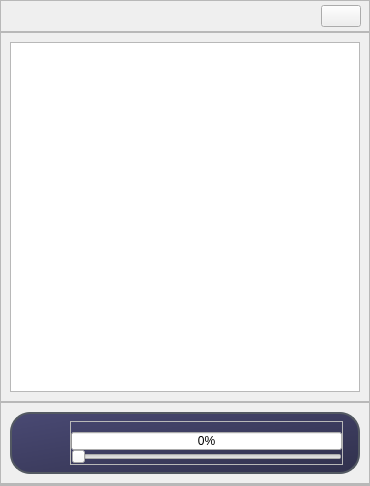
                             <widget class="QWidget" name="graphics_widget" native="true">
                              <property name="styleSheet">
                               <string notr="true">QWidget #graphics_widget{
background-color: rgb(49, 49, 77);
border-radius:10px;
border: 1px solid;
border-color: rgb(83, 89, 98);
}</string>
                              </property>
                              <layout class="QVBoxLayout" name="verticalLayout_14">
                               <property name="spacing">
                                <number>0</number>
                               </property>
                               <property name="leftMargin">
                                <number>0</number>
                               </property>
                               <property name="topMargin">
                                <number>0</number>
                               </property>
                               <property name="rightMargin">
                                <number>0</number>
                               </property>
                               <property name="bottomMargin">
                                <number>0</number>
                               </property>
                               <item alignment="Qt::AlignTop">
                                <widget class="QFrame" name="frame_14">
                                 <property name="styleSheet">
                                  <string notr="true">QFrame #frame_14{
background-color: qlineargradient(spread:pad, x1:0, y1:0, x2:1, y2:1, stop:0 rgba(35, 39, 46, 255), stop:0.521368 rgba(29, 32, 38, 255));
border-top-left-radius:10px;
border-top-right-radius:10px;
border: 1px solid;
border-color: rgb(83, 89, 98);
border-bottom-color: transparent;
}</string>
                                 </property>
                                 <property name="frameShape">
                                  <enum>QFrame::StyledPanel</enum>
                                 </property>
                                 <property name="frameShadow">
                                  <enum>QFrame::Raised</enum>
                                 </property>
                                 <layout class="QHBoxLayout" name="horizontalLayout_18">
                                  <property name="leftMargin">
                                   <number>12</number>
                                  </property>
                                  <property name="topMargin">
                                   <number>4</number>
                                  </property>
                                  <property name="rightMargin">
                                   <number>8</number>
                                  </property>
                                  <property name="bottomMargin">
                                   <number>4</number>
                                  </property>
                                  <item>
                                   <widget class="QLabel" name="csv_name">
                                    <property name="font">
                                     <font>
                                      <pointsize>9</pointsize>
                                     </font>
                                    </property>
                                    <property name="text">
                                     <string>&lt;html&gt;&lt;head/&gt;&lt;body&gt;&lt;p&gt;&lt;span style=&quot; font-size:10pt; color:#ececec;&quot;/&gt;&lt;/p&gt;&lt;/body&gt;&lt;/html&gt;</string>
                                    </property>
                                   </widget>
                                  </item>
                                  <item alignment="Qt::AlignRight">
                                   <widget class="QPushButton" name="open_csv_btn">
                                    <property name="toolTip">
                                     <string>Open</string>
                                    </property>
                                    <property name="styleSheet">
                                     <string notr="true"/>
                                    </property>
                                    <property name="text">
                                     <string/>
                                    </property>
                                    <property name="icon">
                                     <iconset resource="../rsc.qrc">
                                      <normaloff>:/icons/icons/folder.svg</normaloff>:/icons/icons/folder.svg</iconset>
                                    </property>
                                    <property name="iconSize">
                                     <size>
                                      <width>18</width>
                                      <height>18</height>
                                     </size>
                                    </property>
                                   </widget>
                                  </item>
                                 </layout>
                                </widget>
                               </item>
                               <item>
                                <widget class="QFrame" name="frame_11">
                                 <property name="styleSheet">
                                  <string notr="true">QFrame #frame_11{
background-color: qlineargradient(spread:pad, x1:0, y1:0, x2:1, y2:1, stop:0 rgba(22, 22, 36, 255), stop:0.521368 rgba(19, 19, 30, 255));
border: 1px solid;
border-color: rgb(83, 89, 98);
border-top-color: transparent;
border-bottom-color: transparent;
}</string>
                                 </property>
                                 <property name="frameShape">
                                  <enum>QFrame::StyledPanel</enum>
                                 </property>
                                 <property name="frameShadow">
                                  <enum>QFrame::Raised</enum>
                                 </property>
                                 <layout class="QVBoxLayout" name="verticalLayout_12">
                                  <item>
                                   <widget class="QGraphicsView" name="graphics_view">
                                    <property name="sizePolicy">
                                     <sizepolicy hsizetype="Preferred" vsizetype="Expanding">
                                      <horstretch>0</horstretch>
                                      <verstretch>0</verstretch>
                                     </sizepolicy>
                                    </property>
                                    <property name="minimumSize">
                                     <size>
                                      <width>350</width>
                                      <height>350</height>
                                     </size>
                                    </property>
                                    <property name="styleSheet">
                                     <string notr="true"/>
                                    </property>
                                    <property name="verticalScrollBarPolicy">
                                     <enum>Qt::ScrollBarAlwaysOff</enum>
                                    </property>
                                    <property name="horizontalScrollBarPolicy">
                                     <enum>Qt::ScrollBarAlwaysOff</enum>
                                    </property>
                                    <property name="sizeAdjustPolicy">
                                     <enum>QAbstractScrollArea::AdjustToContents</enum>
                                    </property>
                                    <property name="resizeAnchor">
                                     <enum>QGraphicsView::AnchorViewCenter</enum>
                                    </property>
                                   </widget>
                                  </item>
                                 </layout>
                                </widget>
                               </item>
                               <item>
                                <widget class="QFrame" name="frame_7">
                                 <property name="styleSheet">
                                  <string notr="true">QFrame #frame_7{
background-color: qlineargradient(spread:pad, x1:0, y1:0, x2:1, y2:1, stop:0 rgba(35, 39, 46, 255), stop:0.521368 rgba(29, 32, 38, 255));
border-bottom-left-radius:10px;
border-bottom-right-radius:10px;
border: 1px solid;
border-color: rgb(83, 89, 98);
border-top-color: transparent;
}</string>
                                 </property>
                                 <property name="frameShape">
                                  <enum>QFrame::StyledPanel</enum>
                                 </property>
                                 <property name="frameShadow">
                                  <enum>QFrame::Raised</enum>
                                 </property>
                                 <layout class="QHBoxLayout" name="horizontalLayout_12">
                                  <item>
                                   <widget class="QFrame" name="frame_10">
                                    <property name="styleSheet">
                                     <string notr="true">QFrame #frame_10{
background-color: qlineargradient(spread:pad, x1:0, y1:0, x2:1, y2:1, stop:0 rgba(73, 73, 115, 255), stop:0.991368 rgba(49, 49, 77, 255));
border-radius: 20px;
border: 2px solid;
border-color: rgb(83, 89, 98);
}

</string>
                                    </property>
                                    <property name="frameShape">
                                     <enum>QFrame::StyledPanel</enum>
                                    </property>
                                    <property name="frameShadow">
                                     <enum>QFrame::Raised</enum>
                                    </property>
                                    <layout class="QHBoxLayout" name="horizontalLayout_8">
                                     <property name="spacing">
                                      <number>4</number>
                                     </property>
                                     <property name="leftMargin">
                                      <number>8</number>
                                     </property>
                                     <property name="topMargin">
                                      <number>6</number>
                                     </property>
                                     <property name="rightMargin">
                                      <number>15</number>
                                     </property>
                                     <property name="bottomMargin">
                                      <number>6</number>
                                     </property>
                                     <item alignment="Qt::AlignTop">
                                      <widget class="QPushButton" name="hmap_play_btn">
                                       <property name="minimumSize">
                                        <size>
                                         <width>46</width>
                                         <height>46</height>
                                        </size>
                                       </property>
                                       <property name="toolTip">
                                        <string>Play</string>
                                       </property>
                                       <property name="styleSheet">
                                        <string notr="true">QPushButton{
image: url(:/icons/icons/play-circle.svg);
text-align:center;
padding: 4px 4px;
border-radius: 23px;
}

QPushButton:hover {
    background-color:  #57578a;
}

QPushButton:pressed {	
	background-color:  #7676b2;
    color: rgb(255, 255, 255);
}</string>
                                       </property>
                                       <property name="text">
                                        <string/>
                                       </property>
                                       <property name="iconSize">
                                        <size>
                                         <width>0</width>
                                         <height>0</height>
                                        </size>
                                       </property>
                                      </widget>
                                     </item>
                                     <item alignment="Qt::AlignVCenter">
                                      <widget class="QFrame" name="frame_13">
                                       <property name="frameShape">
                                        <enum>QFrame::StyledPanel</enum>
                                       </property>
                                       <property name="frameShadow">
                                        <enum>QFrame::Raised</enum>
                                       </property>
                                       <layout class="QVBoxLayout" name="verticalLayout_10">
                                        <property name="spacing">
                                         <number>3</number>
                                        </property>
                                        <property name="leftMargin">
                                         <number>0</number>
                                        </property>
                                        <property name="topMargin">
                                         <number>6</number>
                                        </property>
                                        <property name="rightMargin">
                                         <number>0</number>
                                        </property>
                                        <property name="bottomMargin">
                                         <number>0</number>
                                        </property>
                                        <item>
                                         <widget class="QProgressBar" name="hmap_bar">
                                          <property name="minimumSize">
                                           <size>
                                            <width>0</width>
                                            <height>18</height>
                                           </size>
                                          </property>
                                          <property name="maximumSize">
                                           <size>
                                            <width>16777215</width>
                                            <height>10</height>
                                           </size>
                                          </property>
                                          <property name="styleSheet">
                                           <string notr="true"/>
                                          </property>
                                          <property name="value">
                                           <number>0</number>
                                          </property>
                                         </widget>
                                        </item>
                                        <item>
                                         <widget class="QSlider" name="hmap_slider">
                                          <property name="minimumSize">
                                           <size>
                                            <width>0</width>
                                            <height>0</height>
                                           </size>
                                          </property>
                                          <property name="minimum">
                                           <number>0</number>
                                          </property>
                                          <property name="maximum">
                                           <number>100</number>
                                          </property>
                                          <property name="pageStep">
                                           <number>5</number>
                                          </property>
                                          <property name="sliderPosition">
                                           <number>0</number>
                                          </property>
                                          <property name="orientation">
                                           <enum>Qt::Horizontal</enum>
                                          </property>
                                         </widget>
                                        </item>
                                       </layout>
                                      </widget>
                                     </item>
                                    </layout>
                                   </widget>
                                  </item>
                                 </layout>
                                </widget>
                               </item>
                               <item>
                                <widget class="QFrame" name="frame_16">
                                 <property name="frameShape">
                                  <enum>QFrame::StyledPanel</enum>
                                 </property>
                                 <property name="frameShadow">
                                  <enum>QFrame::Raised</enum>
                                 </property>
                                 <layout class="QVBoxLayout" name="verticalLayout_11">
                                  <property name="spacing">
                                   <number>0</number>
                                  </property>
                                  <property name="leftMargin">
                                   <number>0</number>
                                  </property>
                                  <property name="topMargin">
                                   <number>0</number>
                                  </property>
                                  <property name="rightMargin">
                                   <number>0</number>
                                  </property>
                                  <property name="bottomMargin">
                                   <number>0</number>
                                  </property>
                                 </layout>
                                </widget>
                               </item>
                              </layout>
                             </widget>
